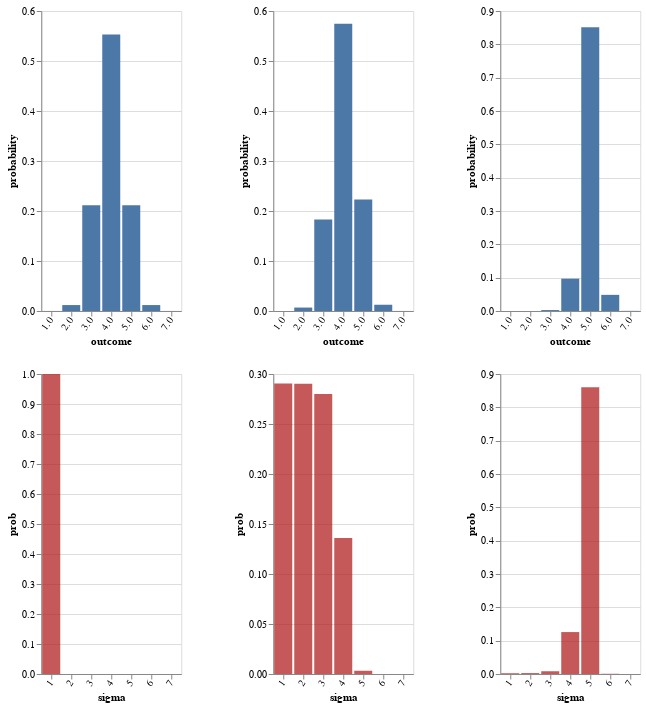

The notebook cell saved with this chart:
### Code cell
writeIORef cacheRefJ (0, Map.empty)
writeIORef cacheRefM (0, Map.empty)
writeIORef cacheRefF (0, Map.empty)

vlShow . sidewaysDists <$> traverse mkEGraph
  [ \x -> listenerE infoLGE cr (0, (UTall,x), 1)
  , \x -> thresholdPrior >>= \l -> listenerE infoLGE cr (0, (UTall,x), l)
  , \x -> listenerE infoLGE cr (1, (UTall,x), 1)
--   , listenerE infoLGE cacheRef (2, UTall, 2)
--   , listenerE infoLGE cacheRef (3, UTall, 2)
  ]

### Figure 1 — Vega-Lite specification as saved in the notebook (floating-point values rounded to 4 significant figures)
{"$schema": "https://vega.github.io/schema/vega-lite/v3.json", "hconcat": [{"$schema": "https://vega.github.io/schema/vega-lite/v3.json", "center": true, "vconcat": [{"$schema": "https://vega.github.io/schema/vega-lite/v3.json", "data": {"values": [{"outcome": "1.0", "probability": 9.777e-05}, {"outcome": "2.0", "probability": 0.01188}, {"outcome": "3.0", "probability": 0.2116}, {"outcome": "4.0", "probability": 0.5528}, {"outcome": "5.0", "probability": 0.2116}, {"outcome": "6.0", "probability": 0.01188}, {"outcome": "7.0", "probability": 9.777e-05}]}, "description": "", "encoding": {"x": {"axis": {"labelAngle": -55}, "field": "outcome", "scale": {"rangeStep": 30}, "sort": null, "type": "ordinal"}, "y": {"field": "probability", "type": "quantitative"}}, "mark": "bar"}, {"$schema": "https://vega.github.io/schema/vega-lite/v3.json", "data": {"values": [{"prob": 1, "sigma": "1"}, {"prob": 0, "sigma": "2"}, {"prob": 0, "sigma": "3"}, {"prob": 0, "sigma": "4"}, {"prob": 0, "sigma": "5"}, {"prob": 0, "sigma": "6"}, {"prob": 0, "sigma": "7"}]}, "description": "", "encoding": {"x": {"axis": {"labelAngle": -55}, "field": "sigma", "scale": {"domain": ["1", "2", "3", "4", "5", "6", "7"], "rangeStep": 30}, "sort": null, "type": "ordinal"}, "y": {"field": "prob", "type": "quantitative"}}, "mark": {"color": "firebrick", "opacity": 0.75, "type": "bar"}}]}, {"$schema": "https://vega.github.io/schema/vega-lite/v3.json", "center": true, "vconcat": [{"$schema": "https://vega.github.io/schema/vega-lite/v3.json", "data": {"values": [{"outcome": "1.0", "probability": 2.84e-05}, {"outcome": "2.0", "probability": 0.0069}, {"outcome": "3.0", "probability": 0.1829}, {"outcome": "4.0", "probability": 0.5745}, {"outcome": "5.0", "probability": 0.223}, {"outcome": "6.0", "probability": 0.01252}, {"outcome": "7.0", "probability": 0.000103}]}, "description": "", "encoding": {"x": {"axis": {"labelAngle": -55}, "field": "outcome", "scale": {"rangeStep": 30}, "sort": null, "type": "ordinal"}, "y": {"field": "probability", "type": "quantitative"}}, "mark": "bar"}, {"$schema": "https://vega.github.io/schema/vega-lite/v3.json", "data": {"values": [{"prob": 0.2904, "sigma": "1"}, {"prob": 0.2903, "sigma": "2"}, {"prob": 0.2801, "sigma": "3"}, {"prob": 0.1359, "sigma": "4"}, {"prob": 0.003248, "sigma": "5"}, {"prob": 4.991e-07, "sigma": "6"}, {"prob": 2.715e-13, "sigma": "7"}]}, "description": "", "encoding": {"x": {"axis": {"labelAngle": -55}, "field": "sigma", "scale": {"domain": ["1", "2", "3", "4", "5", "6", "7"], "rangeStep": 30}, "sort": null, "type": "ordinal"}, "y": {"field": "prob", "type": "quantitative"}}, "mark": {"color": "firebrick", "opacity": 0.75, "type": "bar"}}]}, {"$schema": "https://vega.github.io/schema/vega-lite/v3.json", "center": true, "vconcat": [{"$schema": "https://vega.github.io/schema/vega-lite/v3.json", "data": {"values": [{"outcome": "1.0", "probability": 7.173e-11}, {"outcome": "2.0", "probability": 3.697e-05}, {"outcome": "3.0", "probability": 0.002824}, {"outcome": "4.0", "probability": 0.09701}, {"outcome": "5.0", "probability": 0.8513}, {"outcome": "6.0", "probability": 0.04846}, {"outcome": "7.0", "probability": 0.0003988}]}, "description": "", "encoding": {"x": {"axis": {"labelAngle": -55}, "field": "outcome", "scale": {"rangeStep": 30}, "sort": null, "type": "ordinal"}, "y": {"field": "probability", "type": "quantitative"}}, "mark": "bar"}, {"$schema": "https://vega.github.io/schema/vega-lite/v3.json", "data": {"values": [{"prob": 0.002309, "sigma": "1"}, {"prob": 0.002787, "sigma": "2"}, {"prob": 0.00828, "sigma": "3"}, {"prob": 0.1258, "sigma": "4"}, {"prob": 0.8602, "sigma": "5"}, {"prob": 0.0006677, "sigma": "6"}, {"prob": 3.71e-10, "sigma": "7"}]}, "description": "", "encoding": {"x": {"axis": {"labelAngle": -55}, "field": "sigma", "scale": {"domain": ["1", "2", "3", "4", "5", "6", "7"], "rangeStep": 30}, "sort": null, "type": "ordinal"}, "y": {"field": "prob", "type": "quantitative"}}, "mark": {"color": "firebrick", "opacity": 0.75, "type": "bar"}}]}], "spacing": 50}
